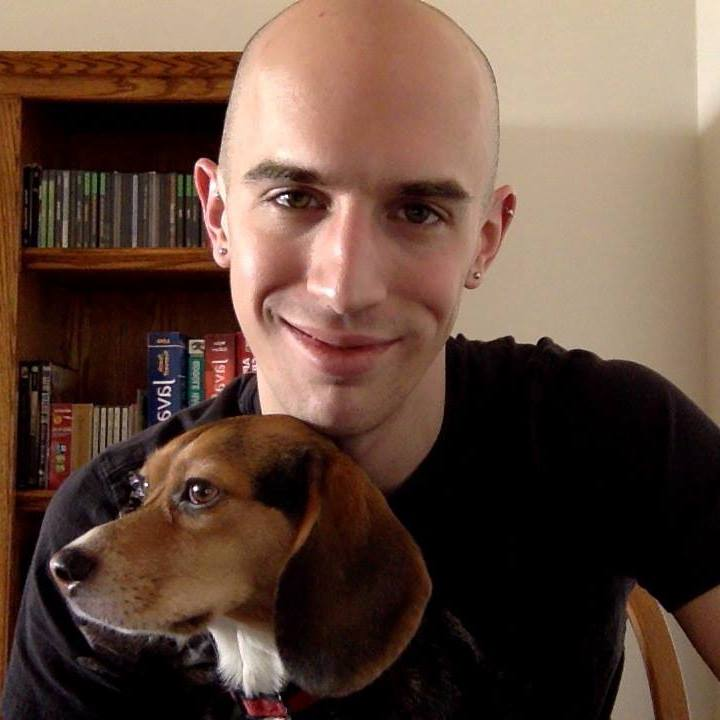
#> input picture Learning Projects/Data/adrian.jpg, 720 x 720 px, found by its file name
$ python Basic_face_detect_haar_cascade.py
#> lines starting #> are read from the running program, lines starting #| are printed output that depends on the picture; after the words box and inside, x2 and y2 are one past the last pixel; in counts of white or black regions, pixels touching at a corner belong together
import cv2
import pprint

face_cascade = cv2.CascadeClassifier("/Users/apple/Desktop/ML/CV/haarcascade_frontalface_default.xml")
print(face_cascade)
img1 = cv2.imread("/Users/apple/Desktop/ML/CV/Learning Projects/Data/adrian.jpg",0)
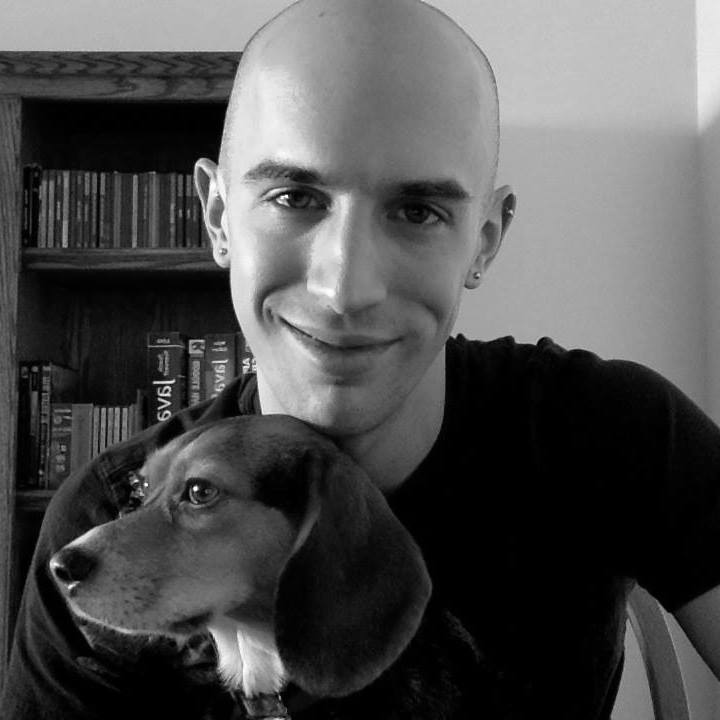
#> img1: shape (720, 720); min 0, max 255, mean 79.6
img = cv2.imread("/Users/apple/Desktop/ML/CV/Learning Projects/Data/adrian.jpg",1)
#> img is the input picture: shape (720, 720, 3); mean B, G, R 60.9, 73.8, 98.2
gray_img = cv2.cvtColor(img,cv2.COLOR_BGR2GRAY)
faces = face_cascade.detectMultiScale(gray_img,scaleFactor=1.05,minNeighbors= 5)
#> faces = [[191, 81, 327, 327]]
print(type(faces))
#| <class 'numpy.ndarray'>
print(faces)
#| [[191  81 327 327]]
#faces return the coordinates of the face x, y ,w ,h in this form

#(0,0) ---->  increases
#  |
#  |
#  V
#increases
# this the coordinate system followed by openCV
# also the coordinates given in the faces are upper left corner coordinates
for x,y,w,h in faces:
    y = 0
    img = cv2.rectangle(img, (x,y),(w+x,h+y),(0,255,0),3)
#> this loop made 1 pass
#> (x, w, h) on pass 1: (191, 327, 327)
#> pass 1, `img = cv2.rectangle(img, (x,y),(w+x,h+y),(0,255,0),3)`:
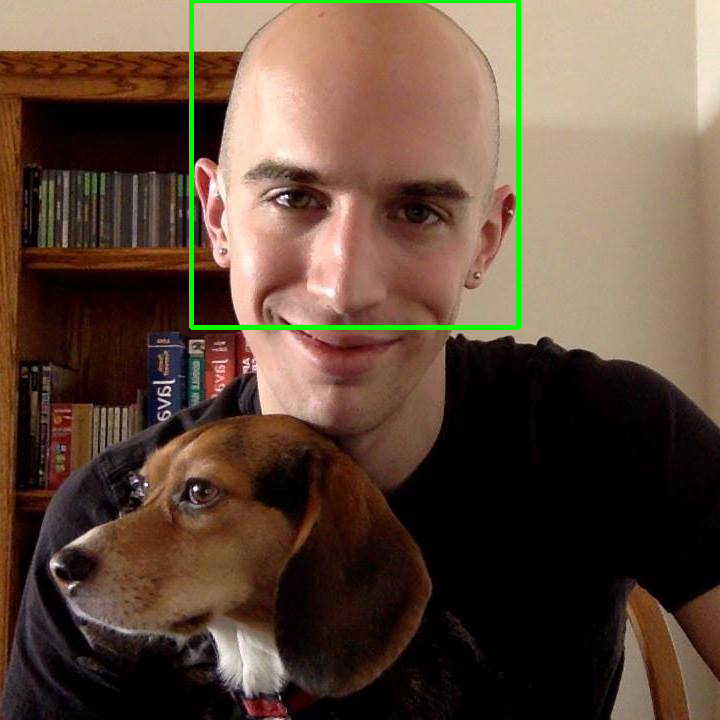
#> img: shape (720, 720, 3); 1.13% of pixels changed, all inside (x1, y1, x2, y2) = (189, 0, 521, 330)
    # it iterates through only once
    # using for loop in just one iteration we assign values of xywh from faces
cv2.imshow("final",img)
cv2.waitKey(0)
cv2.destroyAllWindows()

$ run again, with Learning Projects/Data/mindy.jpg copied over Learning Projects/Data/adrian.jpg
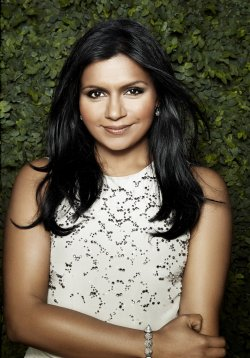
#> input picture Learning Projects/Data/mindy.jpg, 250 x 358 px, found by its file name
#> `img1 = cv2.imread("/Users/apple/Desktop/ML/CV/Learning Projects/Data/a..`:
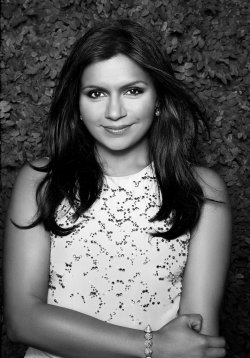
#> img1: shape (358, 250); min 0, max 255, mean 93.2
#> img is the input picture: shape (358, 250, 3); mean B, G, R 75.1, 92.8, 100.7
#> faces = [[71, 59, 87, 87], [92, 169, 68, 68]]
#| <class 'numpy.ndarray'>
#| [[ 71  59  87  87]
#|  [ 92 169  68  68]]
#> the loop `for x,y,w,h in faces:` made 2 passes
#> (x, w, h) on passes 1 to 2: (71, 87, 87), (92, 68, 68)
#> pass 2, `img = cv2.rectangle(img, (x,y),(w+x,h+y),(0,255,0),3)`:
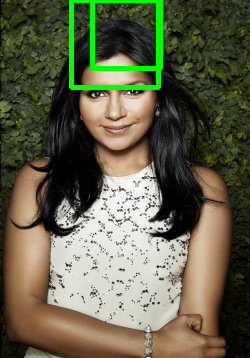
#> img: shape (358, 250, 3); mean B, G, R 73.8, 97.7, 98.9
